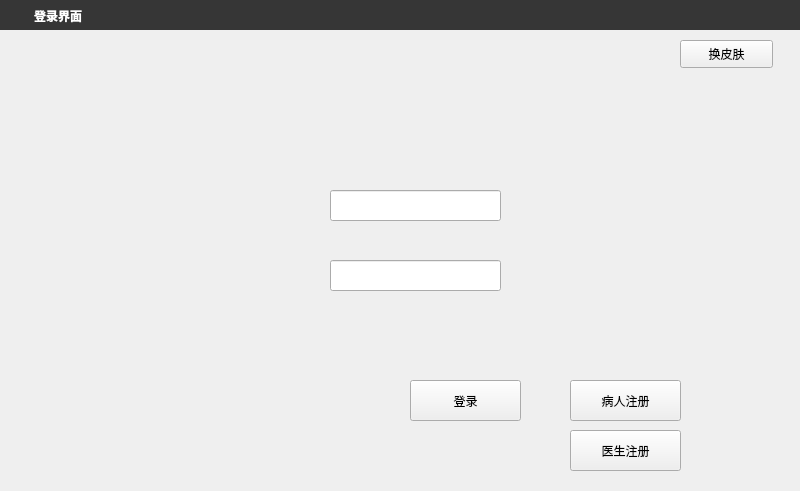
<?xml version="1.0" encoding="UTF-8"?>
<ui version="4.0">
 <class>MainWindow</class>
 <widget class="QMainWindow" name="MainWindow">
  <property name="geometry">
   <rect>
    <x>0</x>
    <y>0</y>
    <width>800</width>
    <height>491</height>
   </rect>
  </property>
  <property name="windowTitle">
   <string>MainWindow</string>
  </property>
  <widget class="QWidget" name="centralWidget">
   <layout class="QVBoxLayout" name="verticalLayout">
    <property name="spacing">
     <number>0</number>
    </property>
    <property name="leftMargin">
     <number>0</number>
    </property>
    <property name="topMargin">
     <number>0</number>
    </property>
    <property name="rightMargin">
     <number>0</number>
    </property>
    <property name="bottomMargin">
     <number>0</number>
    </property>
    <item>
     <widget class="QWidget" name="widgetTitle" native="true">
      <property name="minimumSize">
       <size>
        <width>0</width>
        <height>30</height>
       </size>
      </property>
      <property name="maximumSize">
       <size>
        <width>16777215</width>
        <height>30</height>
       </size>
      </property>
      <property name="styleSheet">
       <string notr="true">QWidget#widgetTitle{background:#363636;}
QLabel#labelTitle{color:white;padding:8px 0px 5px;}
QPushButton#btnMin,QPushButton#btnMax,QPushButton#btnExit{
        border-radius:0px;
        color: #F0F0F0;
        background-color:rgba(0,0,0,0);
        border-style:none;
    }
QPushButton#btnMin:hover,QPushButton#btnMax:hover{
        background-color: qlineargradient(spread:pad, x1:0, y1:1, x2:0, y2:0, stop:0 rgba(25, 134, 199, 0), stop:1 #5CACEE);
    }
QPushButton#btnExit:hover{
        background-color: qlineargradient(spread:pad, x1:0, y1:1, x2:0, y2:0, stop:0 rgba(238, 0, 0, 128), stop:1 rgba(238, 44, 44, 255));
    }</string>
      </property>
      <layout class="QHBoxLayout" name="horizontalLayout">
       <property name="spacing">
        <number>0</number>
       </property>
       <property name="leftMargin">
        <number>5</number>
       </property>
       <property name="topMargin">
        <number>0</number>
       </property>
       <property name="rightMargin">
        <number>0</number>
       </property>
       <property name="bottomMargin">
        <number>2</number>
       </property>
       <item>
        <widget class="QLabel" name="labelIcon">
         <property name="minimumSize">
          <size>
           <width>26</width>
           <height>26</height>
          </size>
         </property>
         <property name="maximumSize">
          <size>
           <width>26</width>
           <height>26</height>
          </size>
         </property>
         <property name="styleSheet">
          <string notr="true"/>
         </property>
         <property name="text">
          <string/>
         </property>
         <property name="pixmap">
          <pixmap resource="rc.qrc">:/image/logo2.png</pixmap>
         </property>
         <property name="scaledContents">
          <bool>true</bool>
         </property>
        </widget>
       </item>
       <item>
        <widget class="QLabel" name="labelTitle">
         <property name="font">
          <font>
           <family>宋体</family>
           <pointsize>9</pointsize>
           <weight>75</weight>
           <bold>true</bold>
          </font>
         </property>
         <property name="styleSheet">
          <string notr="true"/>
         </property>
         <property name="text">
          <string>登录界面</string>
         </property>
        </widget>
       </item>
       <item>
        <widget class="QPushButton" name="btnMin">
         <property name="sizePolicy">
          <sizepolicy hsizetype="Fixed" vsizetype="Fixed">
           <horstretch>0</horstretch>
           <verstretch>0</verstretch>
          </sizepolicy>
         </property>
         <property name="minimumSize">
          <size>
           <width>30</width>
           <height>30</height>
          </size>
         </property>
         <property name="maximumSize">
          <size>
           <width>30</width>
           <height>30</height>
          </size>
         </property>
         <property name="toolTip">
          <string>最小化</string>
         </property>
         <property name="text">
          <string/>
         </property>
         <property name="autoDefault">
          <bool>true</bool>
         </property>
         <property name="flat">
          <bool>true</bool>
         </property>
        </widget>
       </item>
       <item>
        <widget class="QPushButton" name="btnExit">
         <property name="sizePolicy">
          <sizepolicy hsizetype="Fixed" vsizetype="Fixed">
           <horstretch>0</horstretch>
           <verstretch>0</verstretch>
          </sizepolicy>
         </property>
         <property name="minimumSize">
          <size>
           <width>30</width>
           <height>30</height>
          </size>
         </property>
         <property name="maximumSize">
          <size>
           <width>30</width>
           <height>30</height>
          </size>
         </property>
         <property name="toolTip">
          <string>退出</string>
         </property>
         <property name="text">
          <string/>
         </property>
         <property name="autoDefault">
          <bool>true</bool>
         </property>
         <property name="flat">
          <bool>true</bool>
         </property>
        </widget>
       </item>
      </layout>
     </widget>
    </item>
    <item>
     <widget class="QWidget" name="widget" native="true">
      <property name="enabled">
       <bool>true</bool>
      </property>
      <property name="maximumSize">
       <size>
        <width>16777215</width>
        <height>16777215</height>
       </size>
      </property>
      <property name="autoFillBackground">
       <bool>false</bool>
      </property>
      <widget class="QLineEdit" name="lineEdit">
       <property name="geometry">
        <rect>
         <x>330</x>
         <y>160</y>
         <width>171</width>
         <height>31</height>
        </rect>
       </property>
      </widget>
      <widget class="QLineEdit" name="lineEdit_2">
       <property name="geometry">
        <rect>
         <x>330</x>
         <y>230</y>
         <width>171</width>
         <height>31</height>
        </rect>
       </property>
      </widget>
      <widget class="QPushButton" name="pushButton">
       <property name="geometry">
        <rect>
         <x>410</x>
         <y>350</y>
         <width>111</width>
         <height>41</height>
        </rect>
       </property>
       <property name="text">
        <string>登录</string>
       </property>
      </widget>
      <widget class="QPushButton" name="pushButton_2">
       <property name="geometry">
        <rect>
         <x>570</x>
         <y>350</y>
         <width>111</width>
         <height>41</height>
        </rect>
       </property>
       <property name="text">
        <string>病人注册</string>
       </property>
      </widget>
      <widget class="QPushButton" name="pushButton_3">
       <property name="geometry">
        <rect>
         <x>570</x>
         <y>400</y>
         <width>111</width>
         <height>41</height>
        </rect>
       </property>
       <property name="text">
        <string>医生注册</string>
       </property>
      </widget>
      <widget class="QPushButton" name="pushButton_4">
       <property name="geometry">
        <rect>
         <x>680</x>
         <y>10</y>
         <width>93</width>
         <height>28</height>
        </rect>
       </property>
       <property name="text">
        <string>换皮肤</string>
       </property>
      </widget>
     </widget>
    </item>
   </layout>
  </widget>
 </widget>
 <layoutdefault spacing="6" margin="11"/>
 <resources>
  <include location="rc.qrc"/>
 </resources>
 <connections/>
</ui>
